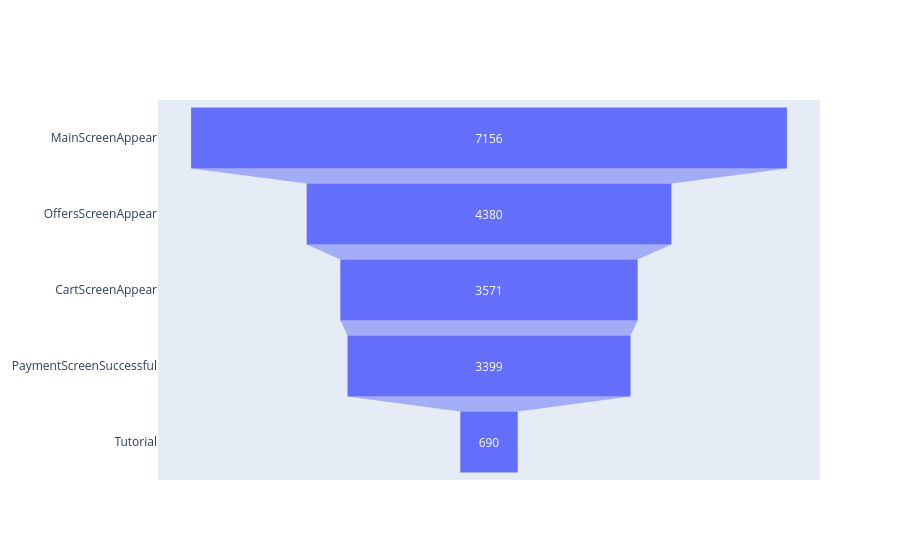

Notebook source saved alongside this figure:
### Markdown cell above
### Embudo de eventos para encontrar la proporción de usuarios que pasan de una etapa a la siguiente

### Code cell
tnel = go.Figure(go.Funnel(
    y=u_x_evento['nombre_evento'],
    x=u_x_evento['id']
))

tnel.show()

### Figure 1 — Plotly figure (JSON) as saved in the notebook; plotly's stock layout.template omitted (floating-point values rounded to 4 significant figures)
{"data": [{"type": "funnel", "x": [7156, 4380, 3571, 3399, 690], "y": ["MainScreenAppear", "OffersScreenAppear", "CartScreenAppear", "PaymentScreenSuccessful", "Tutorial"]}], "layout": {}}
